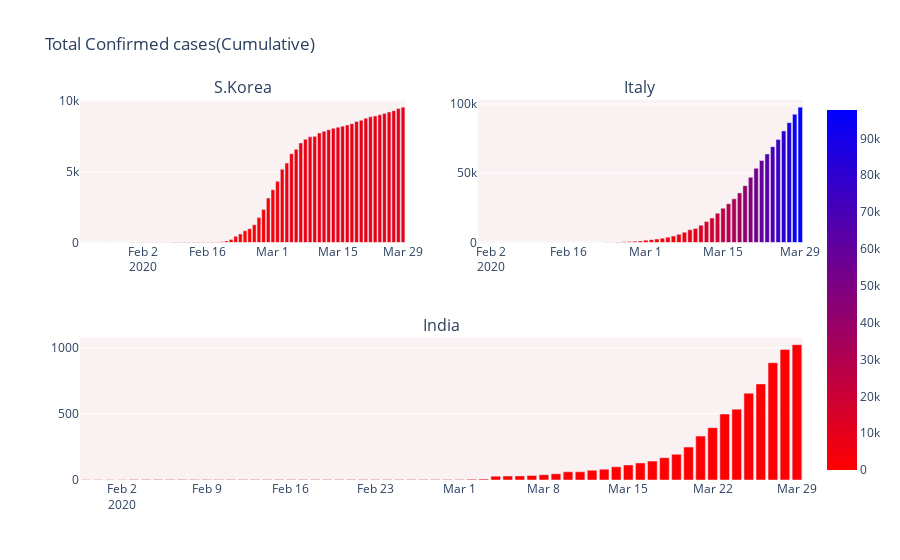

Notebook code cell kept with this figure:
### Code cell
import plotly.graph_objects as go
from plotly.subplots import make_subplots

fig = make_subplots(
    rows=2, cols=2,
    specs=[[{}, {}],
           [{"colspan": 2}, None]],
    subplot_titles=("S.Korea","Italy", "India"))

fig.add_trace(go.Bar(x=dbd_Korea['Date'], y=dbd_Korea['Total Cases'],
                    marker=dict(color=dbd_Korea['Total Cases'], coloraxis="coloraxis")),
              1, 1)

fig.add_trace(go.Bar(x=dbd_Italy['Date'], y=dbd_Italy['Total Cases'],
                    marker=dict(color=dbd_Italy['Total Cases'], coloraxis="coloraxis")),
              1, 2)

fig.add_trace(go.Bar(x=dbd_India['Date'], y=dbd_India['Total Cases'],
                    marker=dict(color=dbd_India['Total Cases'], coloraxis="coloraxis")),
              2, 1)

fig.update_layout(coloraxis=dict(colorscale='Bluered_r'), showlegend=False,title_text="Total Confirmed cases(Cumulative)")

fig.update_layout(plot_bgcolor='rgb(250, 242, 242)')
fig.show()
